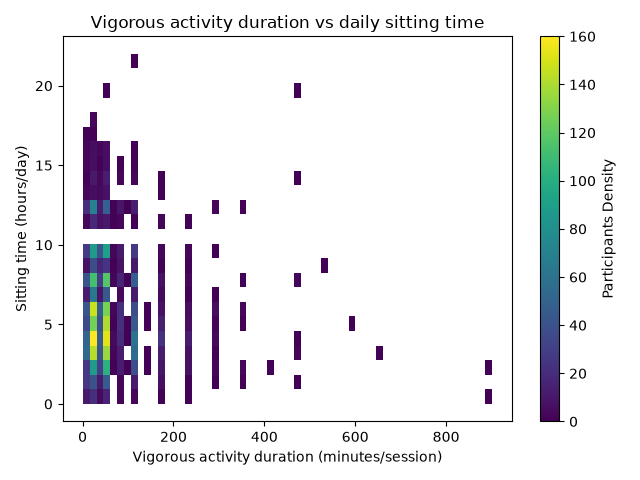

The Python source for this figure:
from pathlib import Path

import matplotlib.pyplot as plt
import pandas as pd
import seaborn as sns

workbook = Path(
    r"C:\Users\eabha\OneDrive\Documents\a.dataVisualisation\group project"
    r"\PAQ_L_Visualisation_Ready.xlsx"
)

sheet = "Clean Data - gpt"
x_column = "Vigorous activity duration (minutes/session)"
y_column = "Sitting time (hours/day)"

data = pd.read_excel(
    workbook,
    sheet_name=sheet,
    usecols=[x_column, y_column],
).dropna(subset=[x_column, y_column])

sns.histplot(
    data=data,
    x=x_column,
    y=y_column,
    bins=(60, 24),
    cbar=True,
    cbar_kws={"label": "Participants Density", "format": "%d"},
    cmap="viridis",
)
plt.xlabel(x_column)
plt.ylabel(y_column)
plt.title(f"Vigorous activity duration vs daily sitting time")
plt.tight_layout()
plt.show()
